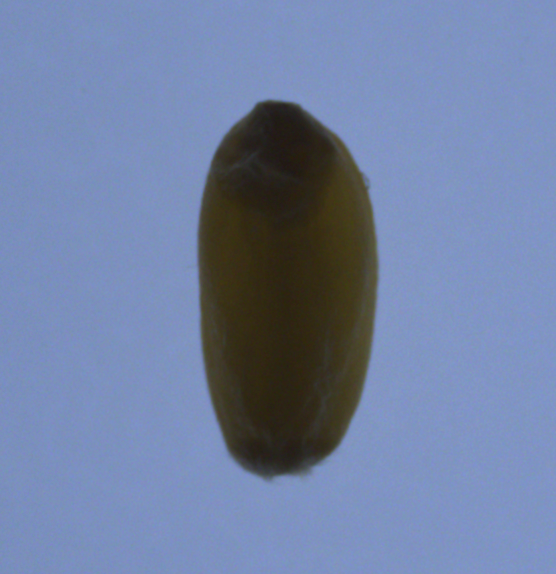
#> input picture image processing codes/KODLAR10_Bitwise_Operatorleri/KODLAR10_Bitwise_Operatorleri/Resim10_Bugday_Tek.png, 556 x 574 px, given in place of Bitwise_1.png, which was not available
$ python K10_4_Bitwise_NOT.py
#> lines starting #> are read from the running program, lines starting #| are printed output that depends on the picture; pictures that were not available may be replaced by others from this repository, and a replacement may not be noted
# -*- coding: utf-8 -*-
"""
Created on Tue Mar 26 06:25:48 2024

@author: muozi
"""

import cv2

# İlk görüntüyü yükle
img1 = cv2.imread('Bitwise_1.png')
#> img1 is the input picture: shape (574, 556, 3); mean B, G, R 164.2, 129, 112.9

# İkinci görüntüyü yükle
img2 = cv2.imread("Bitwise_2.png")
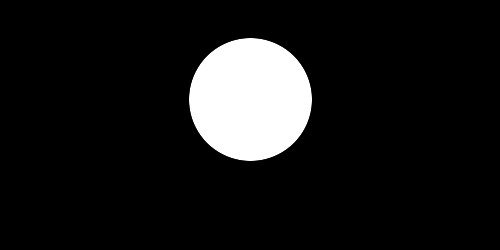
#> input picture image processing codes/KODLAR10_Bitwise_Operatorleri/KODLAR10_Bitwise_Operatorleri/Bitwise_2.png, 500 x 250 px
#> img2 is the input picture: shape (250, 500, 3); min 0, max 255, mean 24.1

# İlk görüntü için NOT işlemi
not_img1 = cv2.bitwise_not(img1)
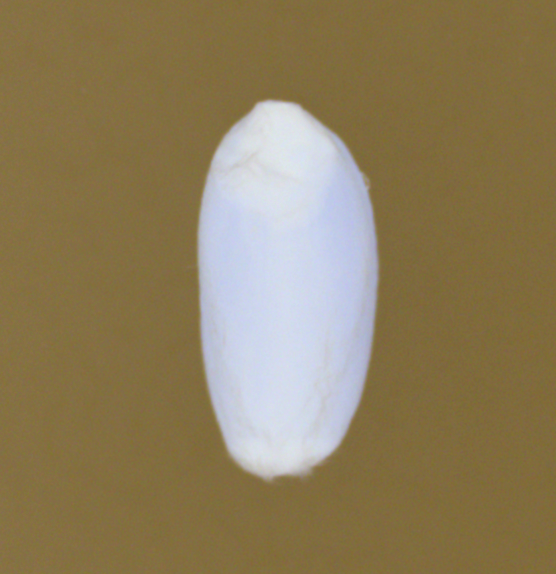
#> not_img1: shape (574, 556, 3); mean B, G, R 90.8, 126, 142.1

# İkinci görüntü için NOT işlemi
not_img2 = cv2.bitwise_not(img2)
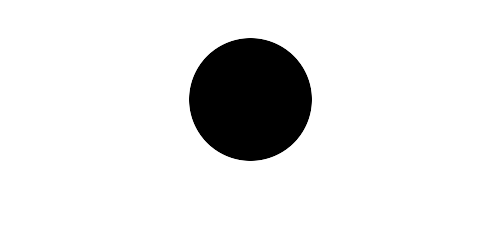
#> not_img2: shape (250, 500, 3); min 0, max 255, mean 230.9


print("Veri Tipi IMG_1:"+str(img1.dtype))
#| Veri Tipi IMG_1:uint8
print("Veri Tipi IMG_2:"+str(img2.dtype))
#| Veri Tipi IMG_2:uint8

# Görüntüleri göster
cv2.imshow("img1", img1)
cv2.imshow("img2", img2)
cv2.imshow("bitwise_img1", not_img1)
cv2.imshow("bitwise_not_img2", not_img2)
cv2.imwrite("sonuc_bitwisenot.png", not_img1)

cv2.waitKey(0)
cv2.destroyAllWindows()
